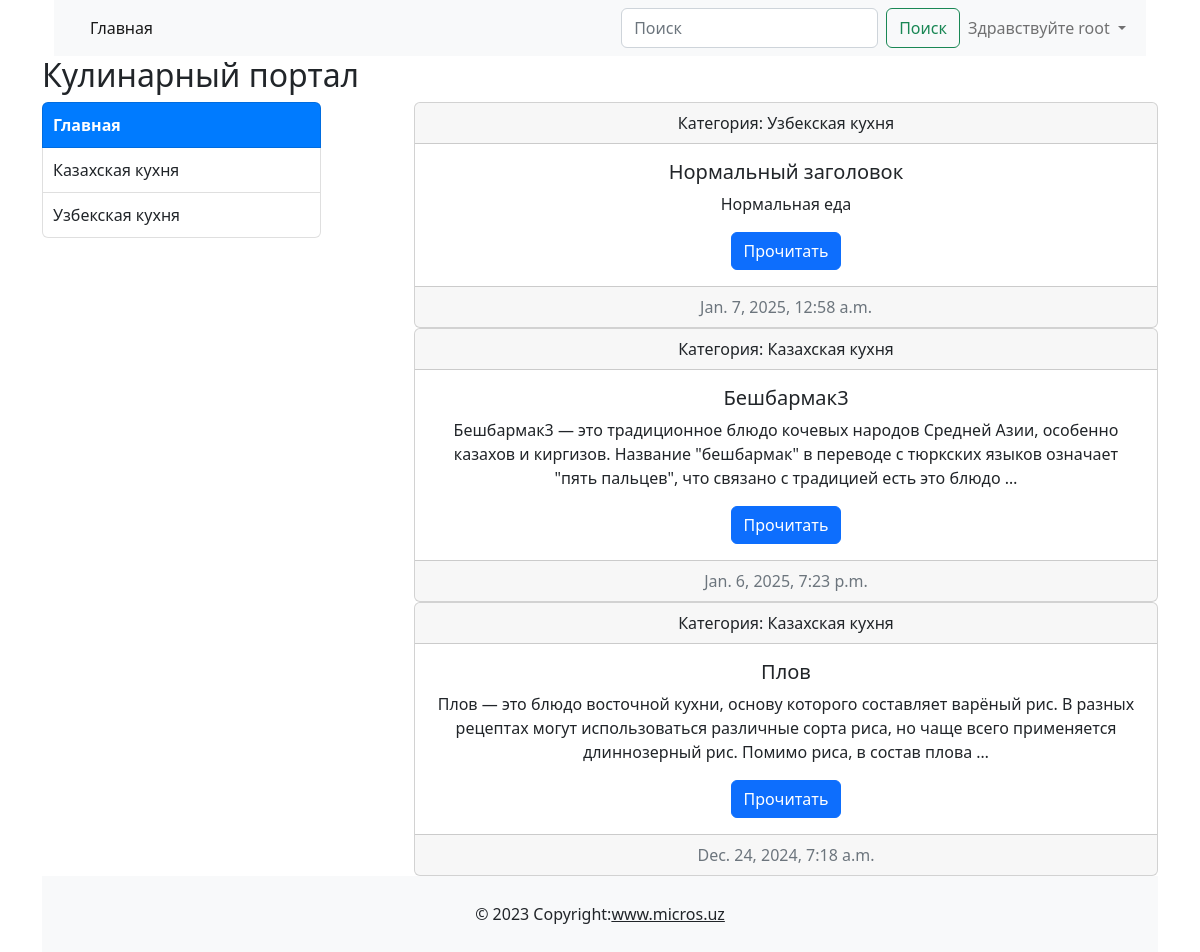
Screenshot of / (signed in) with the database file from the repository.
### users/models.py (models this page shows)
class CustomUser(AbstractUser):
    image = models.ImageField(upload_to='profile_images/%Y/%m/%d', blank=True, null=True)
    phonenumber = models.CharField(max_length=13, blank=True, null=True)
    address = models.CharField(max_length=100, blank=True, null=True)
    def __str__(self):
        return self.username
    def get_absolute_url(self):
        return reverse("users:profile", kwargs={"pk": self.id})

### main/models.py (models this page shows, shortened)
class Category(models.Model):
    name= models.CharField(max_length=100, unique=True)
    slug = models.SlugField(max_length=100, unique=True)
    def get_absolute_url(self):
        return reverse('main:category', kwargs={"category_slug": self.slug})

class Post(models.Model):
    title = models.CharField(max_length=255, unique=True)
    slug = models.SlugField(max_length=255, unique=True)
    photo = models.ImageField(upload_to='photo/%y/%m/%d', blank=True, null=True)
    author = models.ForeignKey(CustomUser, on_delete=models.CASCADE, related_name='author_posts')
    category = models.ForeignKey('Category', on_delete=models.CASCADE, related_name='posts')
    content = models.TextField()
    created_at = models.DateTimeField(auto_now_add=True)
    updated_at = models.DateTimeField(auto_now=True)
    available = models.BooleanField(default=True)
    class Meta:
        ordering = ['-created_at']
        verbose_name = 'Post'
        verbose_name_plural = 'Posts'
    def get_absolute_url(self):
        return reverse("main:detail_page", kwargs={"post_slug": self.slug})

### main/views.py (the view)
# urls.py: path('', views.MainView.as_view(), name='index'),
class MainView(ListView):
    model = Post
    template_name = 'main/index.html'
    context_object_name = 'posts'
    extra_context = {'title': 'Home'}
    paginate_by = 3
    def get_queryset(self):
        queryset = Post.objects.filter(available=True)
        category_slug = self.kwargs.get('category_slug')
        if category_slug:
            category = get_object_or_404(Category, slug=category_slug)
            queryset = queryset.filter(category=category)
            self.extra_context['category'] = category
        return queryset
    def get_context_data(self, **kwargs):
        context = super().get_context_data(**kwargs)
        context.update({
            'categories': Category.objects.all(),
        })
        context.update(self.extra_context)
        return context

### main/templates/main/index.html (shortened to what this page needs)
{% extends "base.html" %}
{% load static %}
{% block content %}
            <h2>Кулинарный портал</h2>
            <div class="d-flex justify-content-between">
                <div class="col-3">
                    <ul class="list-group">
                        <li class="list-group-item {% if not category %}selected{% endif %}">
                            <a href="{% url 'main:index' %}">Главная</a>
                        </li>
                        {% for c in categories %}
                            <li class="list-group-item {% if c.slug == category.slug %}selected{% endif %}">
                                <a href="{{ c.get_absolute_url }}" class="list-group-item-action">{{ c.name }}</a>
                            </li>
                        {% endfor %}
                    </ul>
                </div>
                <div class="col-8">
                     {% for post in posts %}
                        <div class="card text-center"><div class="card-header">Категория: {{post.category.name}}</div>
                            <div class="card-body"><h5 class="card-title">{{ post.title }}</h5><p class="card-text">{{ post.content|truncatewords:30 }}</p><a href="{{ post.get_absolute_url }}" class="btn btn-primary">Прочитать</a></div>
                            <div class="card-footer text-muted">{{ post.updated_at }}</div>
                        </div>
                     {% endfor %}
            </div>
{% endblock content %}

### templates/base.html (shortened to what this page needs)
{% load static %}
<!doctype html>
<html lang="en">
<head>
    <link href="https://cdn.jsdelivr.net/npm/bootstrap@5.2.3/dist/css/bootstrap.min.css" rel="stylesheet">
    <link rel="stylesheet" href="{% static "main/css/styles.css" %}">
</head>
<body>
    <div class="container">
        <header>
            <div class="container">
                {% block header %}
                    <nav class="navbar navbar-expand-lg bg-light">
                        <div class="container-fluid">
                            <div class="collapse navbar-collapse" id="navbarSupportedContent">
                                <ul class="navbar-nav me-auto mb-2 mb-lg-0"><li class="nav-item"><a class="nav-link active" aria-current="page" href="{% url "main:index" %}">Главная</a></li></ul>
                                <div class="d-flex">
                                    <form class="d-flex" role="search" method="get" action="{% url "main:search" %}">
                                        <input name="q" class="form-control me-2" type="search" placeholder="Поиск" aria-label="Поиск" value='{{ request.GET.q }}'>
                                        <button class="btn btn-outline-success" type="submit">Поиск</button>
                                    </form>
                                    <ul class="navbar-nav me-auto mb-2 mb-lg-0">
                                        <li class="nav-item dropdown">
                                            {% if user.is_authenticated %}
                                                <a class="nav-link dropdown-toggle" href="#" id="navbarDropdown" role="button"
                                                data-bs-toggle="dropdown" aria-expanded="false">
                                                    Здравствуйте {{user}}
                                                </a>
                                            {% else %}
                                            <div class="d-flex align-items-center">
                                                <a class="nav-link" href="{% url 'users:login' %}">Войти</a>
                                                <a class="nav-link" href="{% url "users:register" %}">Регистрация</a>
                                            </div>
                                            {% endif %}
                                        </li>
                                    </ul>
                                </div>
                            </div>
                        </div>
                    </nav>
                {% endblock header %}
            </div>
        </header>
        <main>
            {% block content %}
            {% endblock content %}
        </main>
         {% block footer %}
            <footer class="bg-light text-center text-lg-start">
                <div class="text-center p-3" style="background-color: rgba(0, 0, 0, 0);">© 2023 Copyright:<a class="text-dark" href="https://mdbootstrap.com/">www.micros.uz</a></div>
            </footer>
         {% endblock footer %}
    </div>
</body>
</html>

### main/static/main/css/styles.css (style rules this page uses)
html, body { height: 100%; margin: 0; display: flex; flex-direction: column; }
.container { flex: 1; display: flex; flex-direction: column; }
main { flex: 1; }
footer { background-color: #f8f9fa; padding: 10px 0; text-align: center; }
.list-group-item { padding: 10px; background-color: transparent; }
.list-group-item a { text-decoration: none; color: inherit; background-color: transparent; }
.selected { background-color: #007bff; color: white; font-weight: bold; }
.selected a { color: white; text-decoration: none; background-color: transparent; }

### rows the page displays
CustomUser: username "root"
Category: name "Казахская кухня"
Category: name "Узбекская кухня"
Post: category.name "Узбекская кухня", title "Нормальный заголовок", content "Нормальная еда", updated_at "Jan. 7, 2025, 12:58 a.m."
Post: category.name "Казахская кухня", title "Бешбармак3", content "Бешбармак3 — это традиционное блюдо кочевых народов Средней Азии, особенно казахов и киргизов. Название \"бешбармак\" в переводе с тюркских языков означает \"пять пальцев\", что связано с традицией есть это блюдо …", updated_at "Jan. 6, 2025, 7:23 p.m."
Post: category.name "Казахская кухня", title "Плов", content "Плов — это блюдо восточной кухни, основу которого составляет варёный рис. В разных рецептах могут использоваться различные сорта риса, но чаще всего применяется длиннозерный рис. Помимо риса, в состав плова …", updated_at "Dec. 24, 2024, 7:18 a.m."
